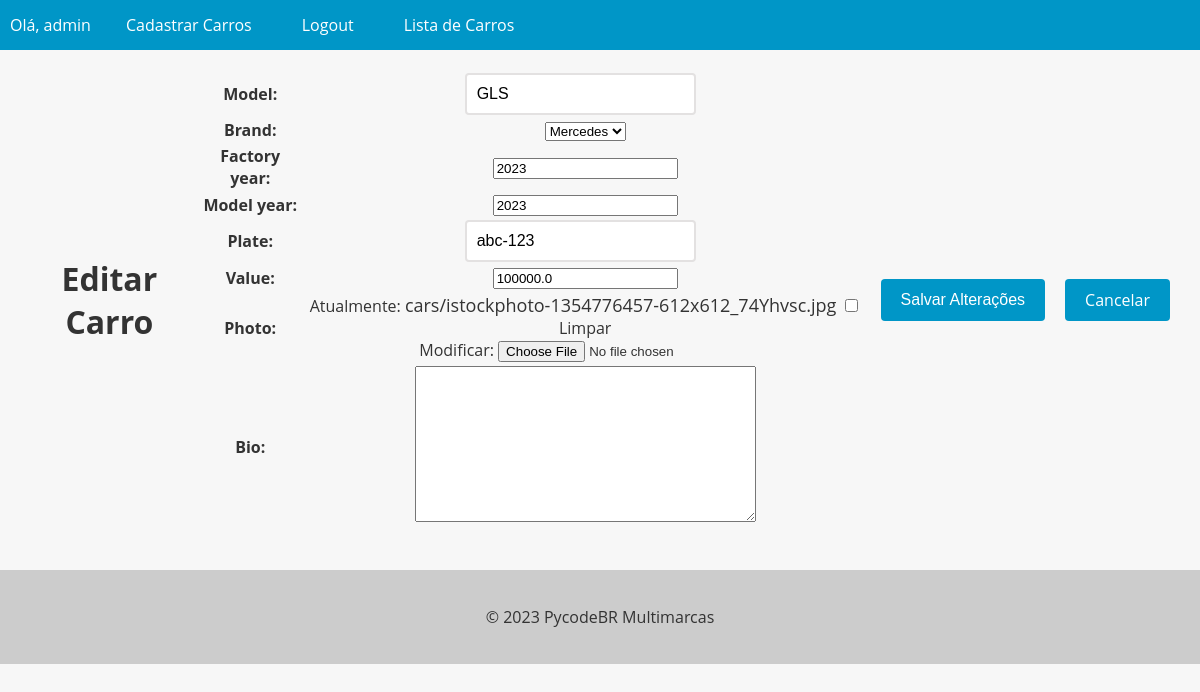
The app's page /cars/update/3/ (signed in), older data.
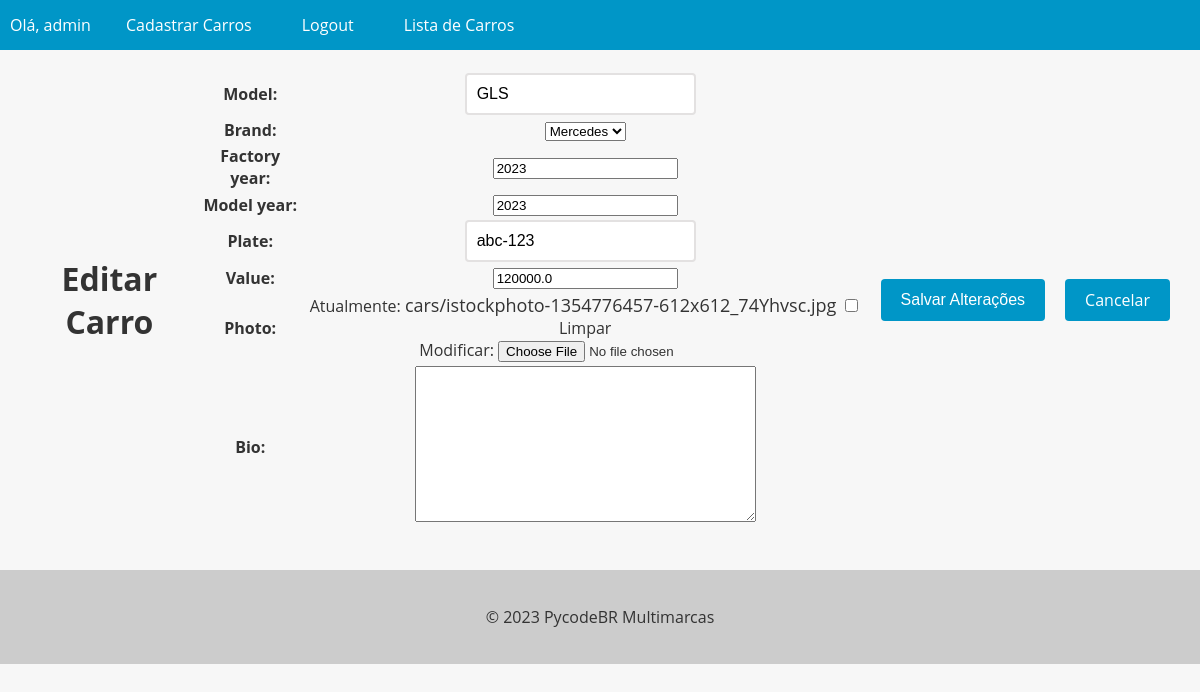
The same page, newer data.
### cars/models.py (models this page shows, shortened)
class Car(models.Model):
    id = models.AutoField(primary_key=True)
    model = models.CharField(max_length=200)
    brand = models.ForeignKey(
        Brand, on_delete=models.PROTECT, related_name='car_brand')
    factory_year = models.IntegerField(blank=True, null=True)
    model_year = models.IntegerField(blank=True, null=True)
    plate = models.CharField(max_length=10, blank=True, null=True)
    value = models.FloatField(blank=True, null=True)
    photo = models.ImageField(upload_to='cars/', blank=True, null=True)
    bio = models.TextField(blank=True, null=True)

### cars/views.py (the view, shortened to what this page needs)
# urls.py: path('update/<int:pk>/', views.CarUpdateView.as_view(), name='update'),
@method_decorator(login_required(login_url=reverse_lazy('account:login')), name='dispatch')
class CarUpdateView(UpdateView):
    model = Car
    form_class = CarForm
    template_name = 'update.html'

### cars/forms.py (shortened to what this page needs)
class CarForm(forms.ModelForm):
    class Meta:
        model = Car
        fields = '__all__'

### cars/models.py (called while the page is built)
    def __str__(self):
        return self.name

### cars/templates/update.html (shortened to what this page needs)
{% extends "base.html" %}
{% block content %}
  <form method="post" enctype="multipart/form-data">
    <h1>Editar Carro</h1>
    <table>
      {{ form.as_table }}
    </table>
    <div>
      <div class="buttons-container">
        <input type="submit" value="Salvar Alterações" class="btn btn-primary">
        <a href="{% url 'car:list' %}" class="btn btn-secondary">Cancelar</a>
      </div>
    </div>
  </form>
{% endblock %}

Row changes from the older to the newer data that the page shows:
changed Car "GLS": value "100000.0" → "120000.0"
